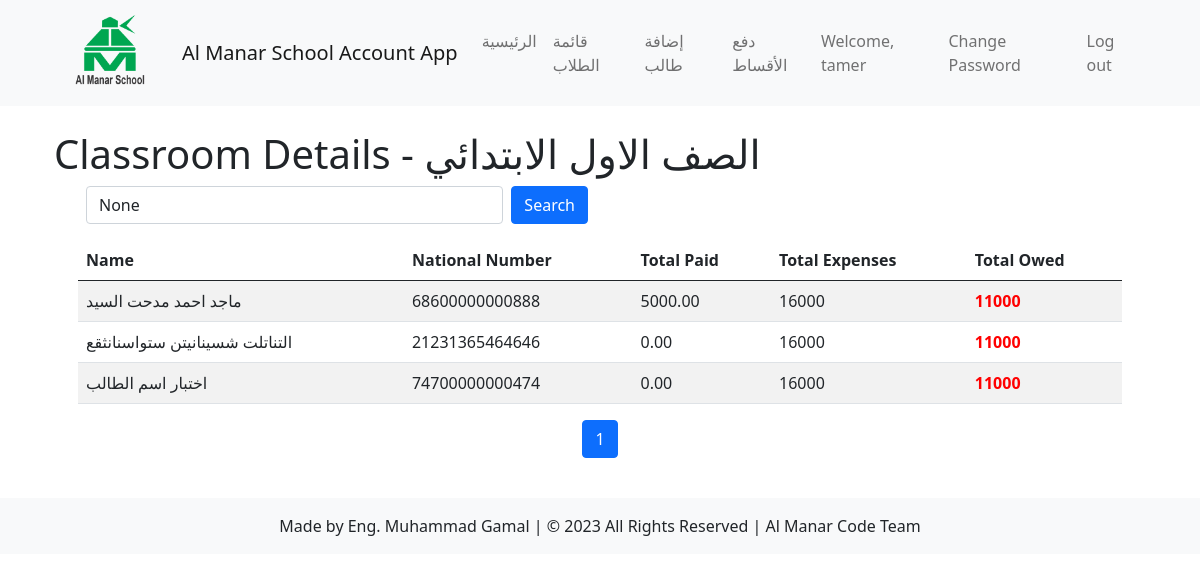
Page /students/classroom/6/ (signed in) on the earlier database version.
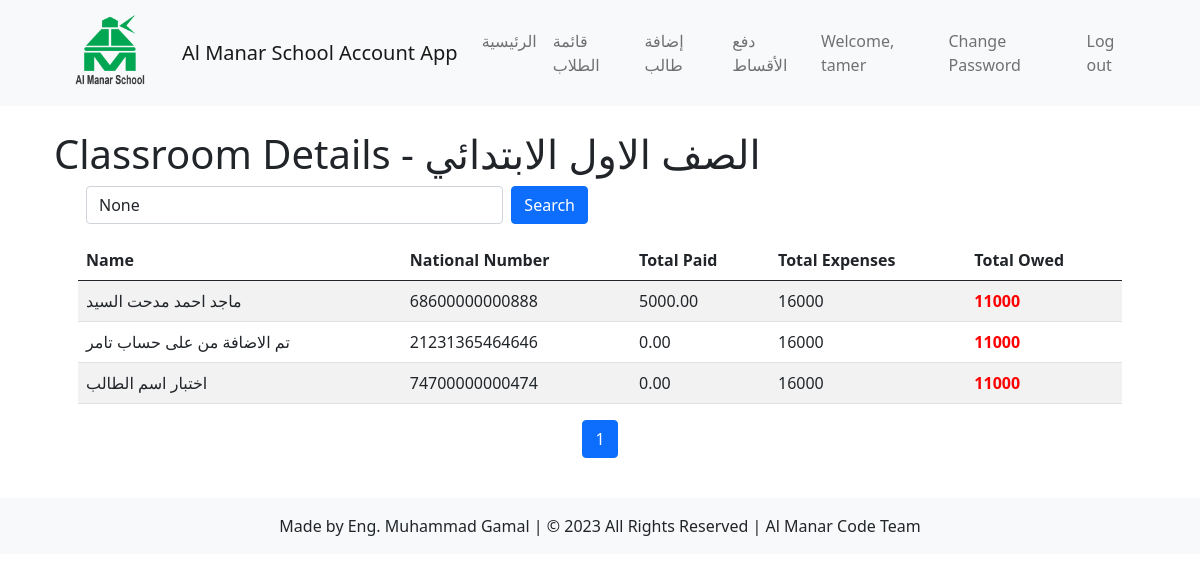
Same page on the later database version.
### students/models.py (models this page shows, shortened)
class Student(models.Model):
    GENDER_CHOICES = (
        ('', '---------'),
        ('M', 'Male'),
        ('F', 'Female'),
    )
    name = models.CharField(max_length=50)
    national_number = models.IntegerField(unique=True)
    age = models.IntegerField()
    gender = models.CharField(max_length=1, choices=GENDER_CHOICES)
    date_of_birth = models.DateField()
    academic_year = models.ForeignKey(AcademicYear, on_delete=models.CASCADE, default=timezone.now, null=True, blank=True)
    classroom = models.ManyToManyField(Classroom)
    total_payments = models.DecimalField(max_digits=8, decimal_places=2, default=0, null=True, blank=True)
    total_owed = models.DecimalField(max_digits=8, decimal_places=2, default=0, null=True, blank=True)
    phone_number = models.CharField(max_length=20, default='')  # Add the phone number field

### students/views.py (the view)
# urls.py: path('classroom/<int:classroom_id>/', views.classroom_details, name='classroom_details'),
@never_cache
@login_required
def classroom_details(request, classroom_id):
    classroom = Classroom.objects.get(id=classroom_id)
    expenses = Expense.objects.filter(classroom=classroom)
    total_expenses = expenses.aggregate(total_expenses=Sum('amount'))['total_expenses'] or 0
    total_paid = Tuition.objects.filter(student__classroom=classroom, paid=True).aggregate(total=Sum('amount_tuition'))['total'] or 0
    total_owed = total_expenses - total_paid
    search_query = request.GET.get('search')
    if search_query:
        students = classroom.student_set.filter(Q(name__icontains=search_query) | Q(national_number__icontains=search_query))
    else:
        students = classroom.student_set.all()
    paginator = Paginator(students, 10)
    page_number = request.GET.get('page')
    page_obj = paginator.get_page(page_number)
    context = {
        'classroom': classroom,
        'page_obj': page_obj,
        'search_query': search_query,
        'total_expenses': total_expenses,
        'total_owed': total_owed,
        'total_paid': total_paid,
    }
    return render(request, 'students/classroom_details.html', context)

### students/templates/students/classroom_details.html (shortened to what this page needs)
{% extends 'students/base.html' %}
{% block content %}
  <h1>Classroom Details - {{ classroom.name }}</h1>
  <div class="container">
    <div class="row mb-3">
      <div class="col-md-6">
        <form method="GET" action="{% url 'students:classroom_details' classroom.id %}" class="d-flex">
          <input type="text" name="search" class="form-control me-2" placeholder="Search students" value="{{ search_query }}">
          <button type="submit" class="btn btn-primary">Search</button>
        </form>
      </div>
    </div>
    <table class="table table-striped">
      <thead>
        <tr>
          <th>Name</th>
          <th>National Number</th>
          <th>Total Paid</th>
          <th>Total Expenses</th>
          <th>Total Owed</th>
        </tr>
      </thead>
      <tbody>
        {% for student in page_obj %}
          <tr>
            <td>{{ student.name }}</td>
            <td>{{ student.national_number }}</td>
            <td>{{ student.total_payments }}</td>
            <td>{{ total_expenses }}</td>
            <td>
              <strong style="color: {% if total_owed > 0 %}red{% elif total_owed < 0 %}green{% else %}green{% endif %}">
                {% if total_owed > 0 %}
                  {{ total_owed }}
                {% elif total_owed < 0 %}
                  Paid over
                  {{ total_owed }}
                {% else %}
                  0
                {% endif %}
              </strong>
            </td>
          </tr>
        {% empty %}
          <tr>
            <td colspan="5">No students found.</td>
          </tr>
        {% endfor %}
      </tbody>
    </table>
    <nav aria-label="Page navigation">
      <ul class="pagination justify-content-center">
        <li class="page-item active" aria-current="page">
          <span class="page-link">{{ page_obj.number }}</span>
        </li>
      </ul>
    </nav>
  </div>
{% endblock %}

Differences in the rows shown:
changed Student: name "التناتلت شسينانيتن ستواسنانثقع" → "تم الاضافة من على حساب تامر"
